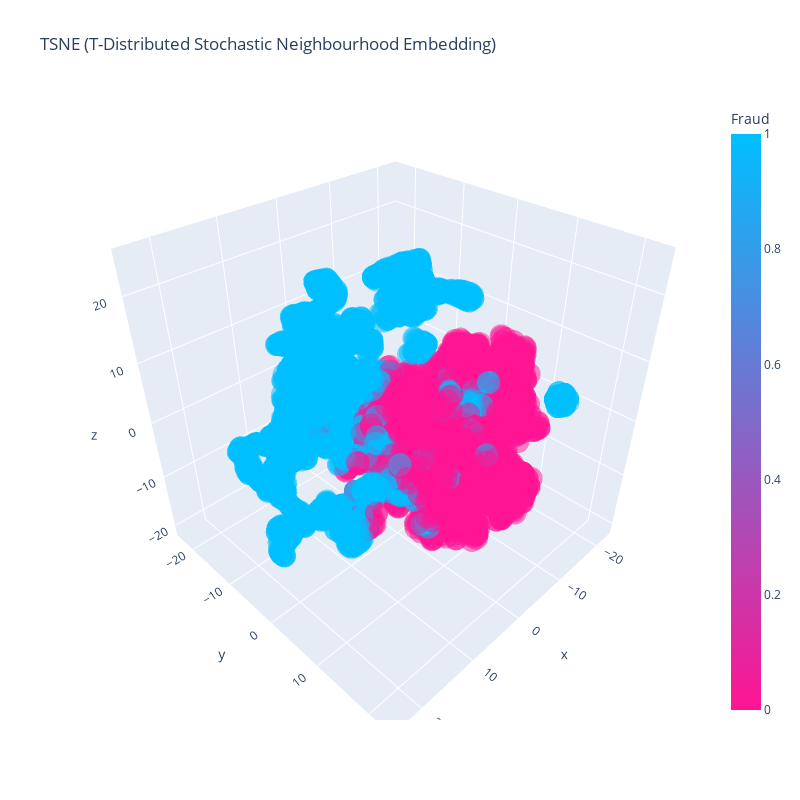

This figure's notebook cell:
### Code cell
# plotting a 3D scatter plot 

trace1 = go.Scatter3d(
    x=tsne3d[:,0],
    y=tsne3d[:,1],
    z=tsne3d[:,2],
    mode='markers',
    marker=dict(
        color = y_vis,
        colorscale = ['deeppink', 'deepskyblue'],
        colorbar = dict(title = 'Fraud'),
        line=dict(color='rgb(255, 255, 255)'),
        opacity=0.5
    )
)

data=[trace1]

layout = dict(title = 'TSNE (T-Distributed Stochastic Neighbourhood Embedding)',
              showlegend=False, height=800, width=800,)

fig=dict(data=data, layout=layout)
py.iplot(fig, filename='3DBubble')

### Figure 1 — Plotly figure (JSON) as saved in the notebook; plotly's stock layout.template omitted (floating-point values rounded to 4 significant figures; data arrays with more than 128 entries replaced by an {"elided": "..."} marker saying what was removed)
{"data": [{"marker": {"color": {"elided": "6000 int values"}, "colorbar": {"title": {"text": "Fraud"}}, "colorscale": [[0, "deeppink"], [1, "deepskyblue"]], "line": {"color": "rgb(255, 255, 255)"}, "opacity": 0.5}, "mode": "markers", "type": "scatter3d", "x": {"elided": "6000 float values"}, "y": {"elided": "6000 float values"}, "z": {"elided": "6000 float values"}}], "layout": {"height": 800, "showlegend": false, "title": {"text": "TSNE (T-Distributed Stochastic Neighbourhood Embedding)"}, "width": 800}}
